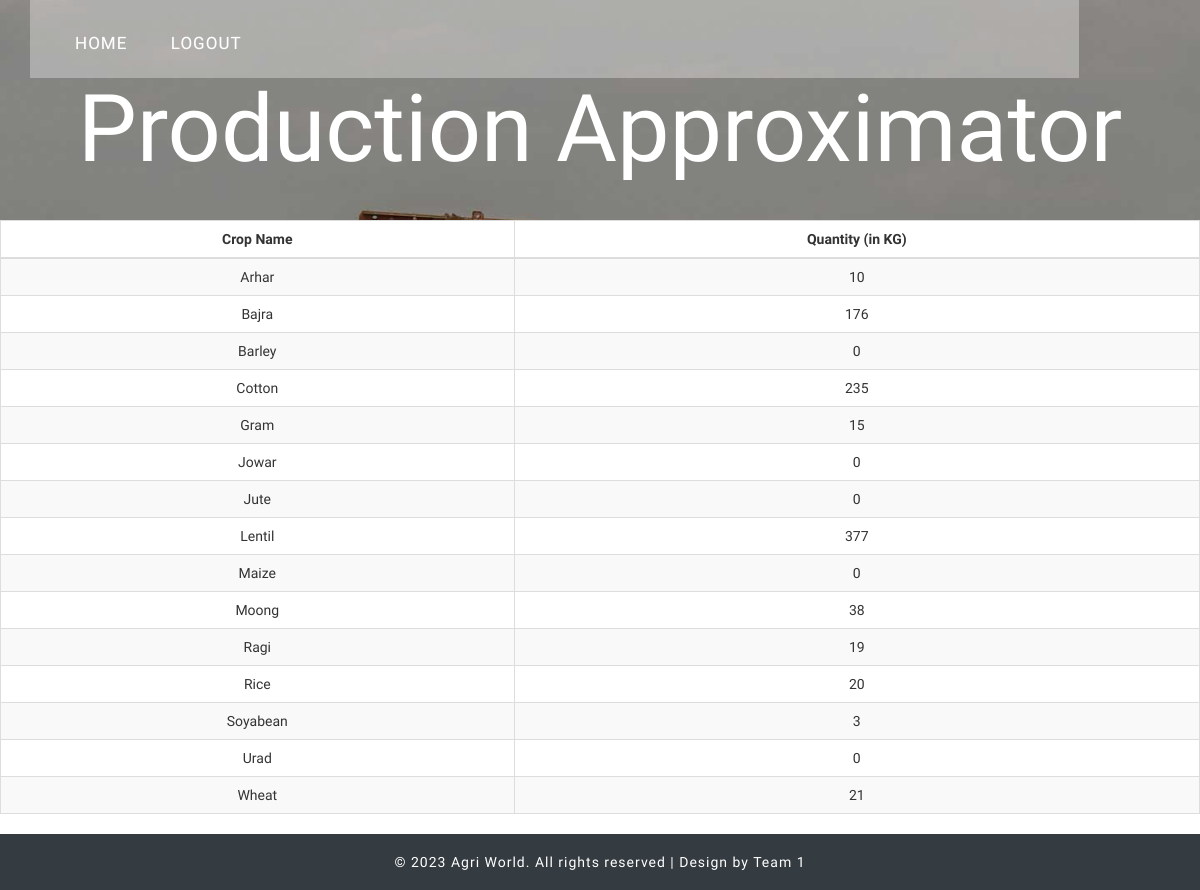
The page /production_approx.php on the database as committed earlier.
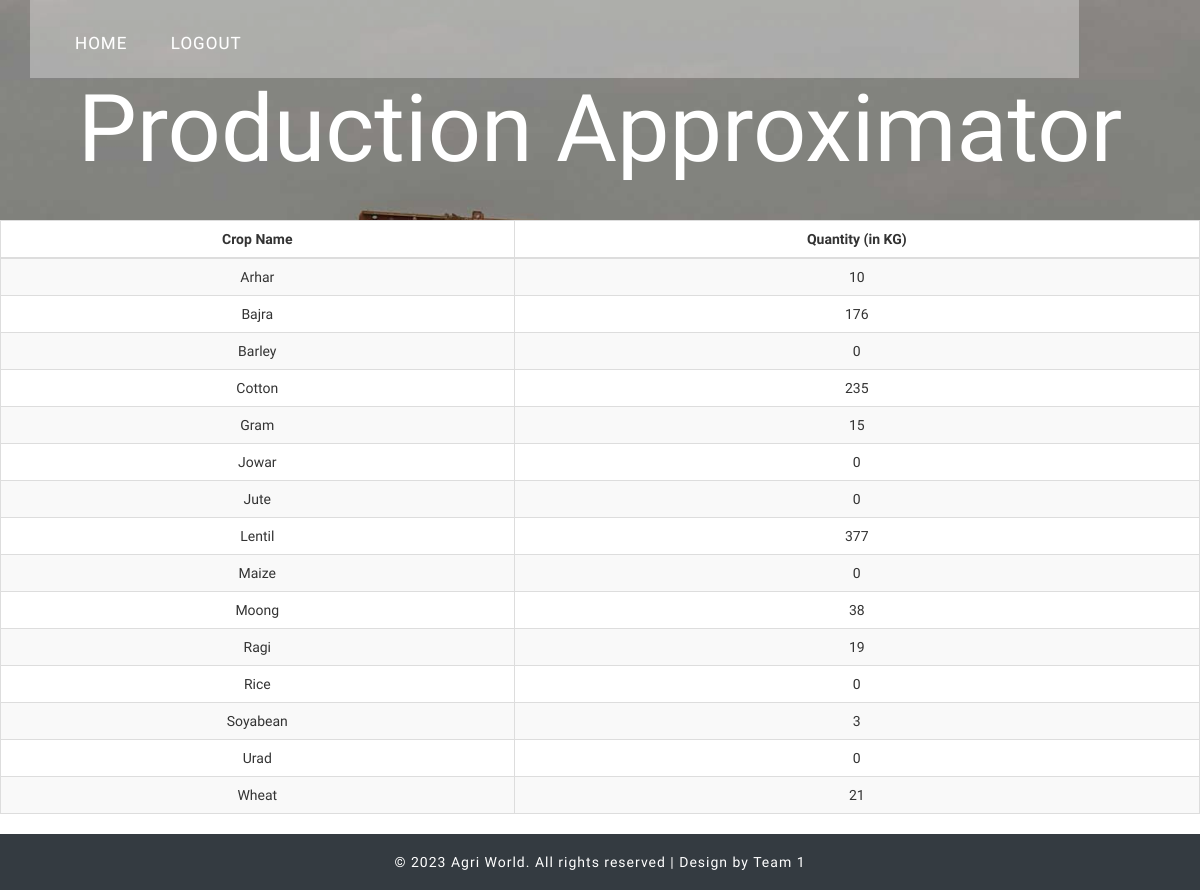
The same page on the database as committed later.
### tables this page shows
CREATE TABLE `production_approx` (
  `crop` varchar(20) NOT NULL,
  `quantity` int(11) NOT NULL
);

### production_approx.php (the view, shortened to what this page needs)
<?php
$servername="localhost";
$username="root";
$password="";
$dbname="agriculture_portal";
$conn =mysqli_connect($servername, $username, $password, $dbname);
$sql = "SELECT crop, quantity FROM production_approx;";
$result = mysqli_query($conn, $sql);
?>
<!DOCTYPE html>
<html>
<head>
<link rel="stylesheet" href="css/myprofilecss.css">
<link rel="stylesheet" href="//netdna.bootstrapcdn.com/font-awesome/4.5.0/css/font-awesome.min.css">
<link rel="stylesheet" href="css/build.css">
<link rel="stylesheet" href="css/myprofileupload.css">
<link href="css/bootstrap.css" rel='stylesheet' type='text/css' />
<link rel="stylesheet" href="https://use.fontawesome.com/releases/v5.8.2/css/all.css">
<link href="misc/pnotify.css" rel="stylesheet">
<link href="misc/pnotify.brighttheme.css" rel="stylesheet">
<link href="css/style.css" rel="stylesheet" type="text/css" media="all" />
<link href="css/pnotify.css" rel="stylesheet">
<link href="css/pnotify.brighttheme.css" rel="stylesheet">
</head>
<body>
	<div class="header-banner" style="min-height:220px">
		<div class="container">
			<div class="header-top">
				<div class="top-menu">
					<ul>
					<nav class="cl-effect-13">
						<li><a href="government_index.php">Home</a></li>
						<li><a href="php/logout.php">Logout</a></li>
					</nav>
					</ul>
				</div>
				<div class="clearfix"></div>
			</div>
			<div class="banner-info text-center">
				<h1><a href="production_approx.php">Production Approximator</a></h1>
			</div>
		</div>
	</div>
<table class="table table-striped table-bordered table-responsive-md btn-table">
<thead>
<tr>
    <th><center>Crop Name</center></th>
    <th><center>Quantity (in KG)</center></th>
</tr>
</thead>
<tbody>
<?php
while($row = $result->fetch_assoc()) {
    $x=ucfirst($row["crop"]);
    $y=$row["quantity"];
echo "<tr>";
    echo "<td><center>$x</center></td>";
    echo "<td><center>$y</center></td>";
echo "</tr>";
}
?>
</tbody>
</table>
	<div class="footer">
		<div class="container">
			<div class="copyright text-center">
				<p>&copy; 2023 Agri World. All rights reserved | Design by Team 1 </a></p>
			</div>
		</div>
	</div>
</body>
</html>

Rows that differ between the two databases and show on the page:
changed production_approx "Rice": quantity "20" → "0"
